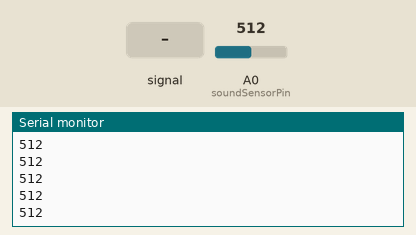
Recording of a sketch running on a simulated Arduino Uno, built with avr-gcc and run on an emulated ATmega328P. On the bench: the last lines printed to the serial monitor. Inputs (shaded band) come from the test bench; at power-on: A0 (soundSensorPin) = 512.

Above: at 1.2 s.
1.3 s: A0 (soundSensorPin) fed a 200 Hz sine of ±81 counts around its level
At 1.31 s:
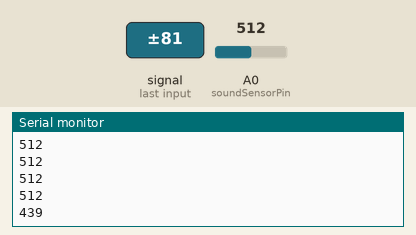
2.8 s: A0 (soundSensorPin) set to 716
At 2.81 s:
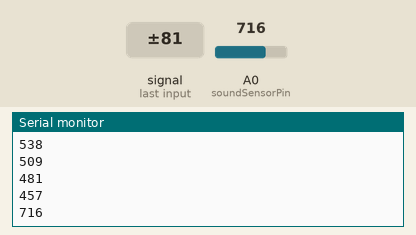
4.3 s: A0 (soundSensorPin) fed a 1000 Hz sine of ±255 counts around its level
At 4.32 s:
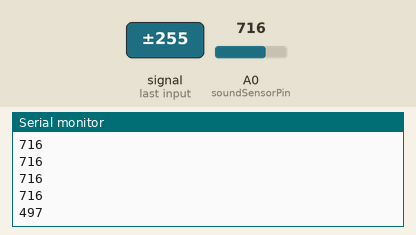
5.8 s: A0 (soundSensorPin) set to 900
At 5.82 s:
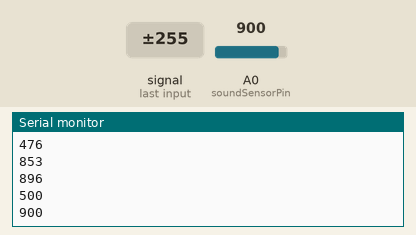
Timing chart, 0 to 8.3 s (numbered marks = the images above; inputs shaded):
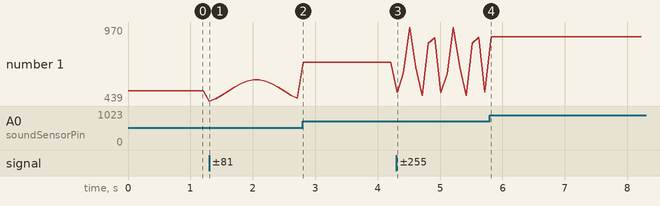

The sketch:

sound.ino
```cpp
const int soundSensorPin = A0; // 声音传感器连接到Arduino的A0引脚
int sensorValue = 0; // 用于存储传感器值的变量

void setup() {
  Serial.begin(9600); // 初始化串行通信
}

void loop() {
  sensorValue = analogRead(soundSensorPin); // 读取声音传感器的模拟值
  Serial.println(sensorValue); // 将读取的值打印到串行监视器
  delay(100); // 短暂延时以便于观察
}
```

Measured:
- after the input at 1.3 s, the serial monitor: prints a new line at once (image 1)
- after the input at 2.8 s, the serial monitor: prints a new line at once (image 2)
- after the input at 4.3 s, the serial monitor: prints a new line at once (image 3)
- after the input at 5.8 s, the serial monitor: prints a new line at once (image 4)
- plotted number 1: 512 → 457 after the input at 1.3 s, 457 → 716 after the input at 2.8 s, 716 → 500 after the input at 4.3 s, 500 → 900 after the input at 5.8 s
